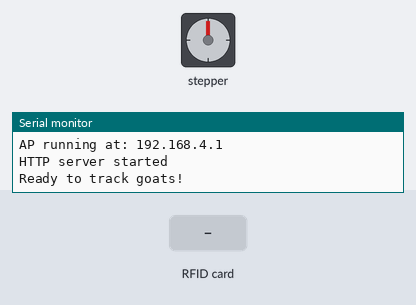
A sketch run on a simulated ESP32. On the bench: stepper motor, the last lines printed to the serial monitor. The inputs (shaded band) are chosen by the test bench. Stepper angles assume 2048 steps per turn.

Above: at 1.5 s.
1.6 s: RFID card 67 67 67 67 held to the reader
At 2.38 s:
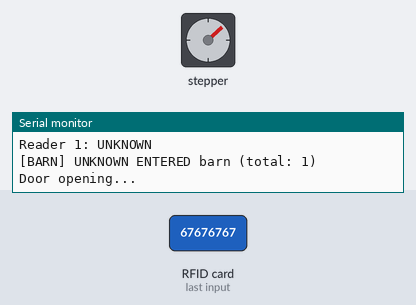
At 4.9 s:
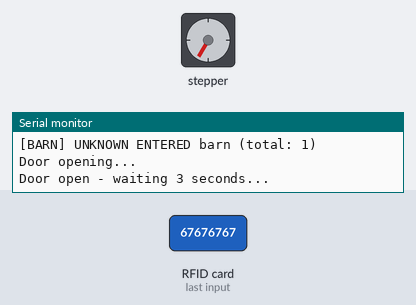
9.8 s: RFID card 64 3E 32 03 held to the reader
At 10.37 s:
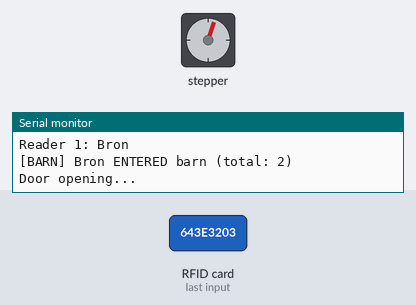
Timing chart, 0 to 18.1 s (numbered marks = the images above; inputs shaded):
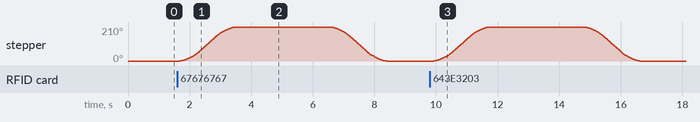

The sketch:

FinalV2.ino
```cpp
#include <WiFi.h>
#include <WebServer.h>
#include <SPI.h>
#include <MFRC522.h>
#include <AccelStepper.h>

// -----------------------------------------------------------------
// STEPPER MOTOR CONFIGURATION
// -----------------------------------------------------------------

#define MOTOR_TYPE AccelStepper::FULL4WIRE
#define PIN_IN1 39
#define PIN_IN2 40
#define PIN_IN3 41
#define PIN_IN4 42

AccelStepper stepper(MOTOR_TYPE, PIN_IN1, PIN_IN3, PIN_IN2, PIN_IN4);

const int STEPS_PER_REVOLUTION = 2048;
const int MOVEMENT_STEPS = 1196; // 4x distance for full door travel
const float MAX_SPEED_STEPS_PER_SEC = 1200.0;
const float MAX_ACCEL_STEPS_PER_SEC2 = 2000.0;
const unsigned long DOOR_OPEN_TIME_MS = 3000;

enum MotorState {
  READY,
  MOVING_FORWARD,
  DOOR_OPEN,
  MOVING_BACKWARD
};

MotorState motorState = READY;
unsigned long doorOpenStartTime = 0;

bool cardWasPresentR1 = false;
bool cardWasPresentR2 = false;

// -----------------------------------------------------------------
// SYSTEM CONFIGURATION
// -----------------------------------------------------------------

#define RST_PIN 16
#define SS_1    4
#define SS_2    5
#define PIN_SCK   6
#define PIN_MISO  15
#define PIN_MOSI  7

MFRC522 r1(SS_1, RST_PIN);
MFRC522 r2(SS_2, RST_PIN);

WebServer server(80);

struct Goat {
  const char* name;
  uint8_t uid[4];
};

Goat goats[] = {
  {"Bron", {0x64,0x3E,0x32,0x03}},
  {"TFrance", {0xB9,0x72,0xA9,0x11}},
  {"BigO", {0xF9,0xEF,0x61,0x12}}
};

const int NUM_GOATS = sizeof(goats) / sizeof(goats[0]);

// Goat location tracking - Simple barn presence system
String goatsInBarn[10];  // Allow up to 10 goats in barn
int barnCount = 0;

void addGoatToBarn(String goatName) {
  // Check if goat is already in barn
  for (int i = 0; i < barnCount; i++) {
    if (goatsInBarn[i] == goatName) {
      Serial.printf("[BARN] %s already in barn (not adding again)\n", goatName.c_str());
      return;  // Already in barn, don't add again
    }
  }

  // Add to barn
  if (barnCount < 10) {
    goatsInBarn[barnCount] = goatName;
    barnCount++;
    Serial.printf("[BARN] %s ENTERED barn (total: %d)\n", goatName.c_str(), barnCount);
  } else {
    Serial.println("[BARN] ERROR: Barn is full!");
  }
}

void removeGoatFromBarn(String goatName) {
  // Find and remove goat from barn
  for (int i = 0; i < barnCount; i++) {
    if (goatsInBarn[i] == goatName) {
      // Shift remaining goats down
      for (int j = i; j < barnCount - 1; j++) {
        goatsInBarn[j] = goatsInBarn[j + 1];
      }
      barnCount--;
      Serial.printf("[BARN] %s LEFT barn (total: %d)\n", goatName.c_str(), barnCount);
      return;
    }
  }
  Serial.printf("[BARN] %s was NOT in barn (cannot remove)\n", goatName.c_str());
}

// Timing control - CRITICAL for smooth motor operation
unsigned long lastRfidCheck = 0;
unsigned long lastServerCheck = 0;
const unsigned long RFID_CHECK_INTERVAL = 100;    // Check RFID every 100ms
const unsigned long SERVER_CHECK_INTERVAL = 20;   // Check server every 20ms

// -----------------------------------------------------------------
// HELPER FUNCTIONS
// -----------------------------------------------------------------

String uidToString(MFRC522::Uid &uid) {
  String s = "";
  for (byte i = 0; i < uid.size; i++) {
    if (uid.uidByte[i] < 0x10) s += "0";
    s += String(uid.uidByte[i], HEX);
    if (i < uid.size - 1) s += ":";
  }
  s.toUpperCase();
  return s;
}

const char* getGoatName(MFRC522::Uid &uid) {
  if (uid.size < 4) return nullptr;

  for (int g = 0; g < NUM_GOATS; g++) {
    bool match = true;
    for (int i = 0; i < 4; i++) {
      if (goats[g].uid[i] != uid.uidByte[i]) {
        match = false;
        break;
      }
    }
    if (match) return goats[g].name;
  }
  return nullptr;
}

String timeString() {
  unsigned long sec = millis() / 1000;
  int hh = (sec / 3600) % 24;
  int mm = (sec / 60) % 60;
  int ss = sec % 60;
  char buf[16];
  sprintf(buf, "%02d:%02d:%02d", hh, mm, ss);
  return String(buf);
}

// -----------------------------------------------------------------
// STEPPER MOTOR CONTROL
// -----------------------------------------------------------------

void triggerDoorSequence() {
  if (motorState == READY) {
    stepper.move(MOVEMENT_STEPS);
    motorState = MOVING_FORWARD;
    Serial.println("Door opening...");
  }
}

void runStepper() {
  // This function is no longer used - motor logic moved to loop()
}

// -----------------------------------------------------------------
// RFID SCANNING - HEAVILY THROTTLED
// -----------------------------------------------------------------

void checkReader(MFRC522 &reader, int readerId) {
  bool &cardWasPresent = (readerId == 1) ? cardWasPresentR1 : cardWasPresentR2;

  if (reader.PICC_IsNewCardPresent() && reader.PICC_ReadCardSerial()) {

    if (!cardWasPresent) {
      String uidStr = uidToString(reader.uid);
      const char* name = getGoatName(reader.uid);
      String goat = name ? String(name) : "UNKNOWN";

      Serial.printf("Reader %d: %s\n", readerId, goat.c_str());

      // Reader 1 = Enter barn, Reader 2 = Exit barn
      if (readerId == 1) {
        addGoatToBarn(goat);
      } else if (readerId == 2) {
        removeGoatFromBarn(goat);
      }

      if (motorState == READY) {
        triggerDoorSequence();
      } else {
        Serial.println("Motor busy - scan ignored");
      }

      cardWasPresent = true;
    }

    reader.PICC_HaltA();
    reader.PCD_StopCrypto1();

  } else {
    cardWasPresent = false;
  }
}

void checkRFIDIfTime() {
  if (millis() - lastRfidCheck >= RFID_CHECK_INTERVAL) {
    lastRfidCheck = millis();
    checkReader(r1, 1);
    checkReader(r2, 2);
  }
}

// -----------------------------------------------------------------
// WEBSERVER HTML & HANDLERS
// -----------------------------------------------------------------

const char INDEX_HTML[] PROGMEM = R"rawliteral(
<!DOCTYPE html>
<html>
<head>
  <title>Goat Barn Tracker</title>
  <meta charset="UTF-8">
  <meta name="viewport" content="width=device-width, initial-scale=1">
  <style>
    body {
      font-family: Arial;
      margin: 0;
      padding: 20px;
      background: linear-gradient(135deg, #667eea 0%, #764ba2 100%);
      min-height: 100vh;
    }
    .container {
      max-width: 600px;
      margin: 0 auto;
      background: white;
      border-radius: 20px;
      padding: 30px;
      box-shadow: 0 20px 60px rgba(0,0,0,0.3);
    }
    h1 {
      color: #333;
      text-align: center;
      margin: 0 0 10px 0;
      font-size: 2.5em;
    }
    .subtitle {
      text-align: center;
      color: #666;
      margin-bottom: 30px;
      font-size: 1.1em;
    }
    .barn-header {
      background: #4CAF50;
      color: white;
      padding: 15px;
      border-radius: 10px 10px 0 0;
      font-size: 1.5em;
      font-weight: bold;
      text-align: center;
    }
    .goat-list {
      border: 3px solid #4CAF50;
      border-top: none;
      border-radius: 0 0 10px 10px;
      min-height: 200px;
      background: #f9f9f9;
    }
    .goat-item {
      padding: 20px;
      border-bottom: 1px solid #ddd;
      font-size: 1.3em;
      font-weight: bold;
      color: #333;
      background: white;
      transition: all 0.3s ease;
    }
    .goat-item:last-child {
      border-bottom: none;
      border-radius: 0 0 7px 7px;
    }
    .goat-item:hover {
      background: #e8f5e9;
      transform: translateX(5px);
    }
    .empty-state {
      padding: 60px 20px;
      text-align: center;
      color: #999;
      font-size: 1.2em;
    }
    .count-badge {
      display: inline-block;
      background: white;
      color: #4CAF50;
      padding: 5px 15px;
      border-radius: 20px;
      font-size: 0.8em;
      margin-left: 10px;
      font-weight: bold;
    }
  </style>
</head>
<body>

<div class="container">
  <h1>🐐 Goat Tracker</h1>
  <div class="subtitle">Live Barn Status</div>

  <div class="barn-header">
    BARN
    <span class="count-badge" id="count">0</span>
  </div>
  <div class="goat-list" id="goatList"></div>
</div>

<script>
async function loadBarnStatus() {
  try {
    let res = await fetch('/barn');
    let data = await res.json();

    let listEl = document.getElementById('goatList');
    let countEl = document.getElementById('count');

    countEl.textContent = data.count;

    if (data.goats.length === 0) {
      listEl.innerHTML = '<div class="empty-state">No goats in barn</div>';
    } else {
      listEl.innerHTML = data.goats.map(goat =>
        `<div class="goat-item">${goat}</div>`
      ).join('');
    }
  } catch (err) {
    console.error('Failed to load barn status:', err);
  }
}

setInterval(loadBarnStatus, 500);
loadBarnStatus();
</script>

</body>
</html>
)rawliteral";

void handleRoot() {
  server.send_P(200, "text/html", INDEX_HTML);
}

void handleBarn() {
  String json = "{\"count\":" + String(barnCount) + ",\"goats\":[";

  for (int i = 0; i < barnCount; i++) {
    json += "\"" + goatsInBarn[i] + "\"";
    if (i < barnCount - 1) json += ",";
  }

  json += "]}";

  Serial.printf("[WEB] Sending barn status: %d goats\n", barnCount);
  server.send(200, "application/json", json);
}

void checkServerIfTime() {
  if (millis() - lastServerCheck >= SERVER_CHECK_INTERVAL) {
    lastServerCheck = millis();
    server.handleClient();
  }
}

// -----------------------------------------------------------------
// SETUP & LOOP
// -----------------------------------------------------------------

void setup() {
  Serial.begin(115200);
  delay(200);
  Serial.println("\nGoat Tracker Starting...");

  // Stepper motor setup
  stepper.setMaxSpeed(MAX_SPEED_STEPS_PER_SEC);
  stepper.setAcceleration(MAX_ACCEL_STEPS_PER_SEC2);
  stepper.setCurrentPosition(0);
  Serial.println("Stepper motor initialized");

  // RFID setup
  SPI.begin(PIN_SCK, PIN_MISO, PIN_MOSI, SS_1);
  r1.PCD_Init();
  r2.PCD_Init();
  Serial.println("RFID readers initialized");

  // WiFi AP setup
  WiFi.softAP("GoatTracker", "67676767");
  Serial.print("AP running at: ");
  Serial.println(WiFi.softAPIP());

  // Webserver setup
  server.on("/", handleRoot);
  server.on("/barn", handleBarn);
  server.begin();
  Serial.println("HTTP server started");
  Serial.println("\nReady to track goats!\n");
}

void loop() {
  // EXACT same structure as working minimal test
  stepper.run();

  switch (motorState) {
    case READY:
      // Only check RFID when motor is idle
      checkRFIDIfTime();
      checkServerIfTime();
      break;

    case MOVING_FORWARD:
      if (stepper.distanceToGo() == 0) {
        doorOpenStartTime = millis();
        motorState = DOOR_OPEN;
        Serial.println("Door open - waiting 3 seconds...");
      }
      break;

    case DOOR_OPEN:
      if (millis() - doorOpenStartTime >= DOOR_OPEN_TIME_MS) {
        stepper.move(-MOVEMENT_STEPS);
        motorState = MOVING_BACKWARD;
        Serial.println("Door closing...");
      }
      break;

    case MOVING_BACKWARD:
      if (stepper.distanceToGo() == 0) {
        stepper.setCurrentPosition(0);
        motorState = READY;
        Serial.println("Door closed - ready for next scan");
      }
      break;
  }

  delayMicroseconds(100);
}
```

Measured:
- after the input at 1.6 s, stepper: turns 210° clockwise in 1.8 s, then 210° counter-clockwise in 1.8 s
- after the input at 9.8 s, stepper: turns 210° clockwise in 1.8 s, then 210° counter-clockwise in 1.8 s
